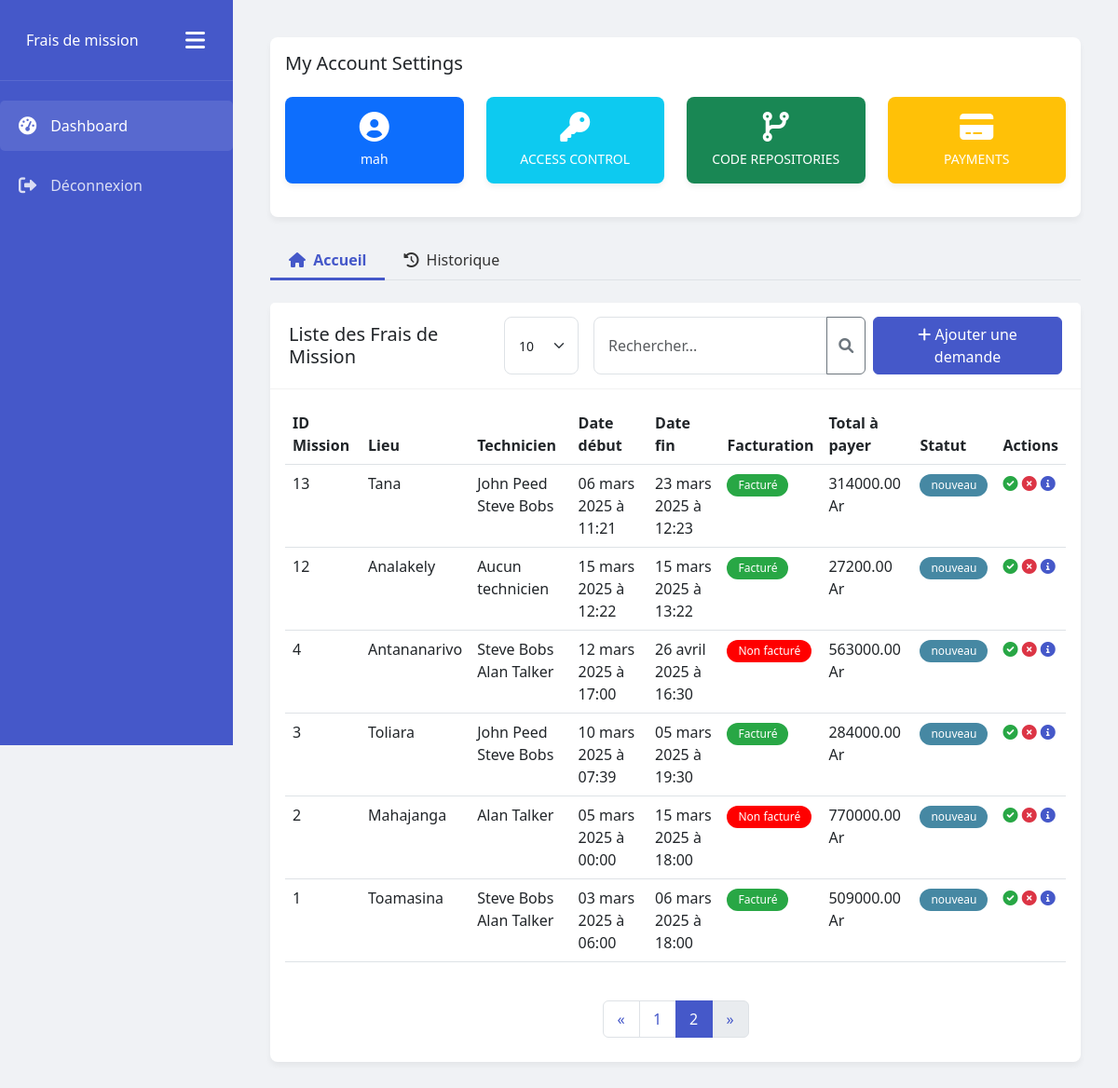
Page /?page=2 (signed in) on the committed database.
### fdm_app/models.py (models this page shows, shortened)
class Mission(models.Model):
    techniciens = models.ManyToManyField(Technician, related_name="missions")
    mission_details = models.TextField(
        help_text='details de la mission',
        verbose_name='Mission Details'
    )
    start_date = models.DateField(
        help_text='date de debut de la mission',
        verbose_name='Start Date'
    )
    start_hour = models.TimeField(
        help_text='heure de debut de la mission',
        verbose_name='Start Hour'
    )
    end_date = models.DateField(
        help_text='date de fin de la mission',
        verbose_name='End Date'
    )
    end_hour = models.TimeField(
        help_text='heure de fin de la mission',
        verbose_name='End Hour'
    )
    location = models.CharField(
        max_length=50,
        help_text='lieu de la mission'
    )
    facturation = models.BooleanField(
        help_text='facturation de la mission, facturee ou non',
        verbose_name='Facturation'
    )
    STATUS_CHOICES = [
        ('NEW', 'New'),
        ('REFUSED', 'Refused'),
        ('VALIDATED', 'Validated'),
    ]
    status = models.CharField(
        max_length=10,
        choices=STATUS_CHOICES,
        default='NEW',
        verbose_name='Status',
        help_text='Statut de la mission'
    )

class Technician(models.Model):
    first_name = models.CharField(
        max_length=50,
        help_text='nom du technicien'
    )
    last_name = models.CharField(
        max_length=50,
        help_text='prenom du technicien'
    )

class Expense(models.Model):
    mission = models.ForeignKey(Mission, on_delete=models.CASCADE, related_name="depenses")
    hosting_days = models.IntegerField(
        help_text='nombre de jours de sejour',
        default=0.0,
    )
    overnight_rate = models.DecimalField(
        max_digits=10,
        decimal_places=2,
        default=0.00,
        help_text='tarif nuitée'
    )
    total_hosting = models.DecimalField(
        max_digits=10,
        decimal_places=2,
        help_text=' pris total de séjour',
        editable = False
    )
    meal_costs = models.DecimalField(
        max_digits=10,
        decimal_places=2,
        help_text='prix des repas',
    )
    total_meal_costs = models.DecimalField(
        max_digits=10,
        decimal_places=2,
        help_text='prix total des repas',
        editable = False,
        default=0.00,
    )
    transport = models.CharField(
        max_length=100,
        help_text='transport',
    )
    shipping_costs = models.DecimalField(
        max_digits=10,
        decimal_places=2,
        help_text='frais de transport',
    )
    various_expenses_details = models.CharField(
        max_length=100,
        help_text='divers frais',
    )
    various_expenses_price = models.DecimalField(
        max_digits=10,
        decimal_places=2,
        help_text='prix des divers frais',
    )
    total_expenses = models.DecimalField(
        max_digits=10,
        decimal_places=2,
        help_text='prix total des frais',
        editable = False,
        default=0.00,
    )

### fdm_app/views.py (the view, shortened to what this page needs)
# urls.py: path('', MissionListView.as_view(), name='missions'),
class MissionListView(View):
    def get(self, request, *args, **kwargs):
        all_missions = Mission.objects.all().order_by('-id')
        search_query = request.GET.get('search', '')
        per_page = request.GET.get('per_page', 10)
        try:
            per_page = int(per_page)
        except (ValueError, TypeError):
            per_page = 10
        paginator = Paginator(all_missions, per_page)
        page = request.GET.get('page', 1)
        try:
            missions = paginator.page(page)
        except PageNotAnInteger:
            missions = paginator.page(1)
        except EmptyPage:
            missions = paginator.page(paginator.num_pages)
        technicians = Technician.objects.all()
        context = {
            'missions': missions,
            'technicians': technicians,
            'active_tab': 'missions'  # pour le style lorsqu'on clique sur historique ou accueil
        }
        return render(request, 'index.html', context)

### fdm_app/templates/index.html (shortened to what this page needs)
 {% extends 'base.html' %}
 {% block content %}
<body>
  <div class="main-content">
   {% include 'account.html' %}
    <ul class="nav nav-tabs mb-4">
      <li class="nav-item">
        <a class="nav-link {% if active_tab == 'missions' %}active{% endif %}" href="{% url 'missions' %}">
          <i class="fas fa-home me-1"></i> Accueil
        </a>
      </li>
      <li class="nav-item">
        <a class="nav-link {% if active_tab == 'history' %}active{% endif %}" href="{% url 'history' %}">
          <i class="fas fa-history me-1"></i> Historique
        </a>
      </li>
    </ul>
    <div class="card mb-4">
      <div class="card-header d-flex justify-content-between align-items-center">
        <h5 class="mb-0">Liste des Frais de Mission</h5>
        <div class="d-flex">
          <form method="GET" action="{% url 'missions' %}" class="d-flex me-2">
            <select class="form-select form-select-sm me-3" style="width: auto; min-width: 80px;" name="per_page" onchange="this.form.submit()">
              <option value="10" {% if request.GET.per_page == '10' or not request.GET.per_page %}selected{% endif %}>10</option>
            </select>
            <div class="input-group">
              <input type="text" class="form-control" name="search" placeholder="Rechercher..."
                     value="{{ request.GET.search|default:'' }}" aria-label="Search">
              <button class="btn btn-outline-secondary" type="submit">
                <i class="fas fa-search"></i>
              </button>
            </div>
          </form>
          <button class="btn btn-primary" data-bs-toggle="modal" data-bs-target="#addMissionModal">
            <i class="fas fa-plus"></i> Ajouter une demande
          </button>
        </div>
      </div>
      <div class="card-body fade-in">
        <div class="table-responsive">
          <table class="table table-hover">
            <thead>
              <tr>
                <th>ID Mission</th>
                <th>Lieu</th>
                <th>Technicien</th>
                <th>Date début</th>
                <th>Date fin</th>
                <th>Facturation</th>
                <th>Total à payer</th>
                <th>Statut</th>
                <th>Actions</th>
              </tr>
            </thead>
            <tbody>
              {% for mission in missions %}
              <tr>
                <td> {{ mission.id }} </td>
                <td>{{ mission.location }}</td>
                <td>
                  {% for technicien in mission.techniciens.all %}
                    {{ technicien.first_name }} {{ technicien.last_name }}<br>
                  {% empty %}
                    Aucun technicien
                  {% endfor %}
                </td>
                <td>{{ mission.start_date|date:"d F Y" }} à {{ mission.start_hour|time:"H:i" }} </td>
                <td>{{ mission.end_date|date:"d F Y" }} à {{ mission.end_hour|time:"H:i" }}</td>
                {% if mission.facturation %}
                <td><span class="badge badge-billed" style="background-color:#28a745;">Facturé</span></td>
                {% else %}
                <td><span class="badge badge-not-billed" style="background-color:red;">Non facturé</span></td>
                {% endif %}
                {% for expense in mission.depenses.all %}
                <td> {{ expense.total_expenses }} Ar </td>
                {% endfor %}
                <td>
                  {% if mission.status == "NEW" %}
                    <span class="badge badge-new" style="background-color:#4688A3">nouveau</span>
                  {% elif mission.status == "REFUSED" %}
                    <span class="badge badge-refused" style="background-color: red;">refusée</span>
                  {% elif mission.status == "VALIDATED" %}
                    <span class="badge badge-validated" style="background-color: green;">validée</span>
                  {% endif %}
                </td>
                <td class="action-icons">
                  <i class="fas fa-check-circle validate" data-bs-toggle="modal" data-bs-target="#validateModal"></i>
                  <i class="fas fa-times-circle refuse" data-bs-toggle="modal" data-bs-target="#refuseModal"></i>
                  <i class="fas fa-info-circle details" data-bs-toggle="modal" data-bs-target="#detailModal{{ mission.id }}"></i>
                </td>
              </tr>
              {% endfor %}
            </tbody>
          </table>
        </div>
        <div class="pagination-container">
          <nav aria-label="Page navigation">
            <ul class="pagination">
              {% if missions.has_previous %}
                <li class="page-item">
                  <a class="page-link" href="?page={{ missions.previous_page_number }}" aria-label="Previous">
                    <span aria-hidden="true">&laquo;</span>
                  </a>
                </li>
              {% else %}
                <li class="page-item disabled">
                  <a class="page-link" href="#" aria-label="Previous">
                    <span aria-hidden="true">&laquo;</span>
                  </a>
                </li>
              {% endif %}
              {% for num in missions.paginator.page_range %}
                {% if missions.number == num %}
                  <li class="page-item active">
                    <a class="page-link" href="?page={{ num }}{% if request.GET.search %}&search={{ request.GET.search }}{% endif %} ">
                      {{ num }}
                    </a>
                  </li>
                {% elif num > missions.number|add:'-3' and num < missions.number|add:'3' %}
                  <li class="page-item"><a class="page-link" href="?page={{ num }}{% if request.GET.search %}&search={{ request.GET.search }}{% endif %}">{{ num }}</a></li>
                {% endif %}
              {% endfor %}
              {% if missions.has_next %}
                <li class="page-item">
                  <a class="page-link" href="?page={{ missions.next_page_number }}{% if request.GET.search %}&search={{ request.GET.search }}{% endif %}" aria-label="Next">
                    <span aria-hidden="true">&raquo;</span>
                  </a>
                </li>
              {% else %}
                <li class="page-item disabled">
                  <a class="page-link" href="#" aria-label="Next">
                    <span aria-hidden="true">&raquo;</span>
                  </a>
                </li>
              {% endif %}
            </ul>
          </nav>
        </div>
</body>
</html>
{% endblock %}

### fdm_app/templates/account.html
<div class="card mb-4">
    <div class="card-body">
      <h5 class="card-title">My Account Settings</h5>
      <div class="row mt-4">
        <div class="col-md-3">
          <div class="card bg-primary text-white">
            <div class="card-body text-center">
              <i class="fas fa-user-circle mb-2 fa-2x"></i>
              <p class="mb-0 small">{{ user.username }}</p>
            </div>
          </div>
        </div>
        <div class="col-md-3">
          <div class="card bg-info text-white">
            <div class="card-body text-center">
              <i class="fas fa-key mb-2 fa-2x"></i>
              <p class="mb-0 small">ACCESS CONTROL</p>
            </div>
          </div>
        </div>
        <div class="col-md-3">
          <div class="card bg-success text-white">
            <div class="card-body text-center">
              <i class="fas fa-code-branch mb-2 fa-2x"></i>
              <p class="mb-0 small">CODE REPOSITORIES</p>
            </div>
          </div>
        </div>
        <div class="col-md-3">
          <div class="card bg-warning text-white">
            <div class="card-body text-center">
              <i class="fas fa-credit-card mb-2 fa-2x"></i>
              <p class="mb-0 small">PAYMENTS</p>
            </div>
          </div>
        </div>
      </div>
    </div>
  </div>

### fdm_app/static/css/style.css (style rules this page uses)
:root { --primary-color: #4558c9; --secondary-color: #e9ecef; --text-color: #333; --bg-light: #f8f9fa; --border-radius: 8px; }
body { font-family: 'Segoe UI', Tahoma, Geneva, Verdana, sans-serif; background-color: #f0f2f5; color: var(--text-color); }
.main-content { margin-left: 250px; padding: 20px; transition: all 0.3s; }
.card { border-radius: var(--border-radius); box-shadow: 0 4px 6px rgba(0,0,0,0.05); margin-bottom: 20px; border: none; }
.card-header { background-color: white; border-bottom: 1px solid rgba(0,0,0,0.05); font-weight: bold; padding: 15px 20px; display: flex; justify-content: space-between; align-items: center; }
.btn-primary { background-color: var(--primary-color); border-color: var(--primary-color); }
.table th { font-weight: 600; border-top: none; }
.badge { padding: 6px 12px; border-radius: 20px; font-weight: 500; }
.badge-billed { background-color: #198754; color: white; }
.badge-not-billed { background-color: #fd7e14; color: white; }
.action-icons .validate { color: #28a745; }
.action-icons .refuse { color: #dc3545; }
.action-icons .details { color: var(--primary-color); }
.pagination-container { height: 60px; display: flex; align-items: center; justify-content: center; margin-top: 15px; }
.pagination { justify-content: center; margin: 0; }
.pagination .page-item .page-link { color: var(--primary-color); min-width: 40px; height: 40px; display: flex; align-items: center; justify-content: center; }
.pagination .page-item.active .page-link { background-color: var(--primary-color); border-color: var(--primary-color); color: white; }
.form-control, .form-select { border-radius: var(--border-radius); padding: 10px 15px; }
.fade-in { animation: fadeIn 0.5s; }
.nav-tabs .nav-link { color: var(--text-color); border: none; padding: 10px 20px; border-radius: 0; position: relative; }
.nav-tabs .nav-link.active { color: var(--primary-color); background-color: transparent; font-weight: bold; }
.nav-tabs .nav-link.active::after { content: ''; position: absolute; bottom: 0; left: 0; width: 100%; height: 3px; background-color: var(--primary-color); }
.main-content { margin-left: var(--sidebar-width, 250px); padding: 20px; transition: all 0.3s; padding-left: 0 ; }

### rows in the picture
Mission: id "13", location "Tana", start_date "06 mars 2025", start_hour "11:21", end_date "23 mars 2025", end_hour "12:23", facturation "Facturé", status "nouveau"
Technician: first_name "John", last_name "Peed"
Technician: first_name "Steve", last_name "Bobs"
Expense: total_expenses "314000.00"
Mission: id "12", location "Analakely", start_date "15 mars 2025", start_hour "12:22", end_date "15 mars 2025", end_hour "13:22", facturation "Facturé", status "nouveau"
Expense: total_expenses "27200.00"
Mission: id "4", location "Antananarivo", start_date "12 mars 2025", start_hour "17:00", end_date "26 avril 2025", end_hour "16:30", facturation "Non facturé", status "nouveau"
Technician: first_name "Alan", last_name "Talker"
Expense: total_expenses "563000.00"
Mission: id "3", location "Toliara", start_date "10 mars 2025", start_hour "07:39", end_date "05 mars 2025", end_hour "19:30", facturation "Facturé", status "nouveau"
Expense: total_expenses "284000.00"
Mission: id "2", location "Mahajanga", start_date "05 mars 2025", start_hour "00:00", end_date "15 mars 2025", end_hour "18:00", facturation "Non facturé", status "nouveau"
Expense: total_expenses "770000.00"
Mission: id "1", location "Toamasina", start_date "03 mars 2025", start_hour "06:00", end_date "06 mars 2025", end_hour "18:00", facturation "Facturé", status "nouveau"
Expense: total_expenses "509000.00"

### other values in the picture
{{ user.username }} "mah"
{{ num }} "1"
{{ num }} "2"
